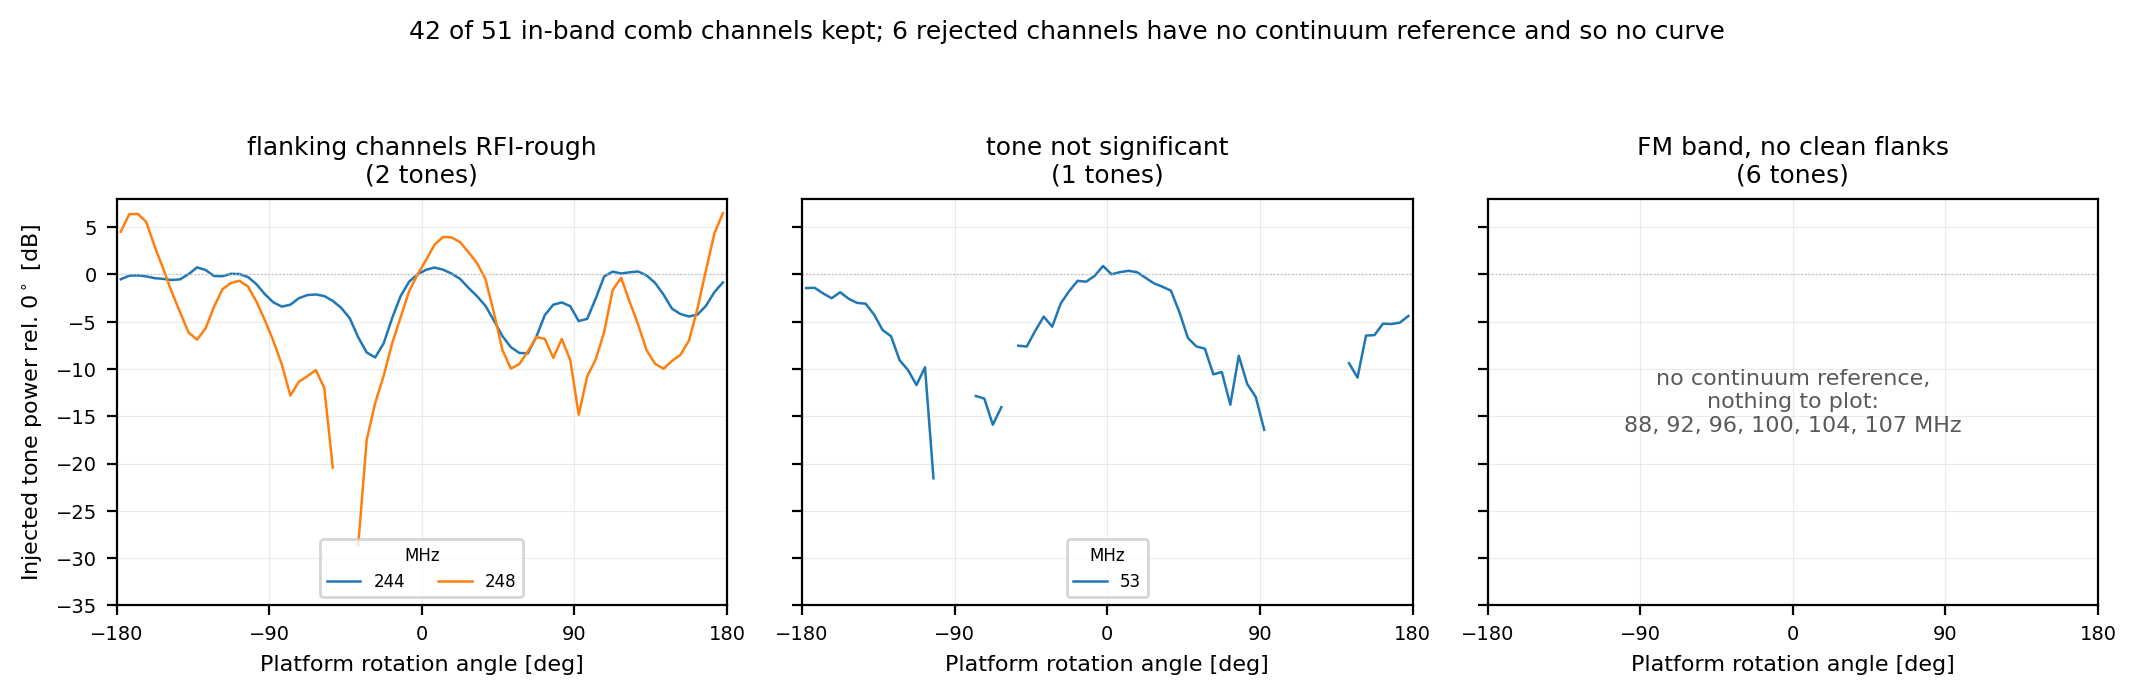

Here is the Python script that generated this plot:
"""Every comb tone that the figure throws away, and why."""
import os, runpy
from pathlib import Path

import numpy as np
import matplotlib
matplotlib.use("Agg")
import matplotlib.pyplot as plt

os.environ.pop("BEAM_PNG", None)
g = runpy.run_path("/home/christian/Documents/research/papers/eigsep_instrument/eigsep_instrument_rasti/docs/render_beam_modulation.py")
d4, chan, freq, centres = g["d4"], g["chan"], g["freq"], g["centres"]
binned, flanking, excess_profile = g["binned"], g["flanking"], g["excess_profile"]
to_db, is_fm, finite = g["to_db"], g["is_fm"], g["finite"]
A, B, ZERO, NSIG = g["A"], g["B"], g["ZERO"], g["NSIG"]
MAX_ROUGHNESS, COMB_RESIDUE = g["MAX_ROUGHNESS"], g["COMB_RESIDUE"]
kept = set(g["tones"])

groups = {"no data": [], "flanking channels RFI-rough": [],
          "tone not significant": [], "FM band, no clean flanks": []}
core = np.abs(centres) < 60
for c in chan[(chan % 16 == COMB_RESIDUE) & (freq > 50) & (freq < 250)]:
    if c in kept:
        continue
    if is_fm[c]:
        # inside the FM band every neighbour is excluded too, so there is no
        # continuum reference and no excess can be formed -- nothing to draw
        groups["FM band, no clean flanks"].append((c, None))
        continue
    if not finite[c] or not flanking(c):
        groups["no data / no clean flanks"].append((c, None)); continue
    prof, ok = excess_profile(c)
    nb = flanking(c)
    rough = np.nanmedian(np.abs(np.diff(binned(to_db(np.nanmedian(d4[:, nb], 1)), A, B), 2)))
    if rough >= MAX_ROUGHNESS:
        groups["flanking channels RFI-rough"].append((c, prof)); continue
    groups["tone not significant"].append((c, prof))

plot = {k: v for k, v in groups.items() if v}
fig, axes = plt.subplots(1, len(plot), figsize=(3.6 * len(plot), 3.3), sharey=True)
axes = np.atleast_1d(axes)
for ax, (name, items) in zip(axes, plot.items()):
    drawn = 0
    for c, prof in items:
        if prof is None or not np.any(np.isfinite(prof)):
            continue
        ax.plot(centres, prof, lw=0.9, label=f"{freq[c]:.0f}")
        drawn += 1
    if drawn == 0:
        ax.text(0.5, 0.5, "no continuum reference,\nnothing to plot:\n"
                + ", ".join(f"{freq[c]:.0f}" for c, _ in items) + " MHz",
                ha="center", va="center", transform=ax.transAxes, fontsize=8, color="0.35")
    ax.axhline(0.0, color="0.75", lw=0.5, ls=":")
    ax.set_xlim(-180, 180); ax.set_ylim(-35, 8)
    ax.set_xticks([-180, -90, 0, 90, 180]); ax.grid(alpha=0.25, lw=0.4)
    ax.set_title(f"{name}\n({len(items)} tones)", fontsize=9)
    ax.set_xlabel("Platform rotation angle [deg]", fontsize=8)
    ax.tick_params(labelsize=7)
    if drawn:
        ax.legend(fontsize=6, ncol=2, title="MHz", title_fontsize=6, loc="lower center")
axes[0].set_ylabel("Injected tone power rel. $0^\\circ$ [dB]", fontsize=8)
nodata = sum(1 for v in groups.values() for _, p in v
             if p is None or not np.any(np.isfinite(p)))
fig.suptitle(f"{len(kept)} of {len(kept) + sum(len(v) for v in groups.values())} in-band comb "
             f"channels kept; {nodata} rejected channels have no continuum reference and so no curve", fontsize=9, y=1.04)
fig.tight_layout()
out = Path(__file__).parent / "55_rejected_curves.png"
fig.savefig(out, dpi=200, bbox_inches="tight")
print(f"kept {len(kept)} tones; rejected:")
for k, v in groups.items():
    fr = ", ".join(f"{freq[c]:.0f}" for c, _ in v)
    print(f"  {k:<28} {len(v):2d}   {fr}")
print(f"wrote {out}")
